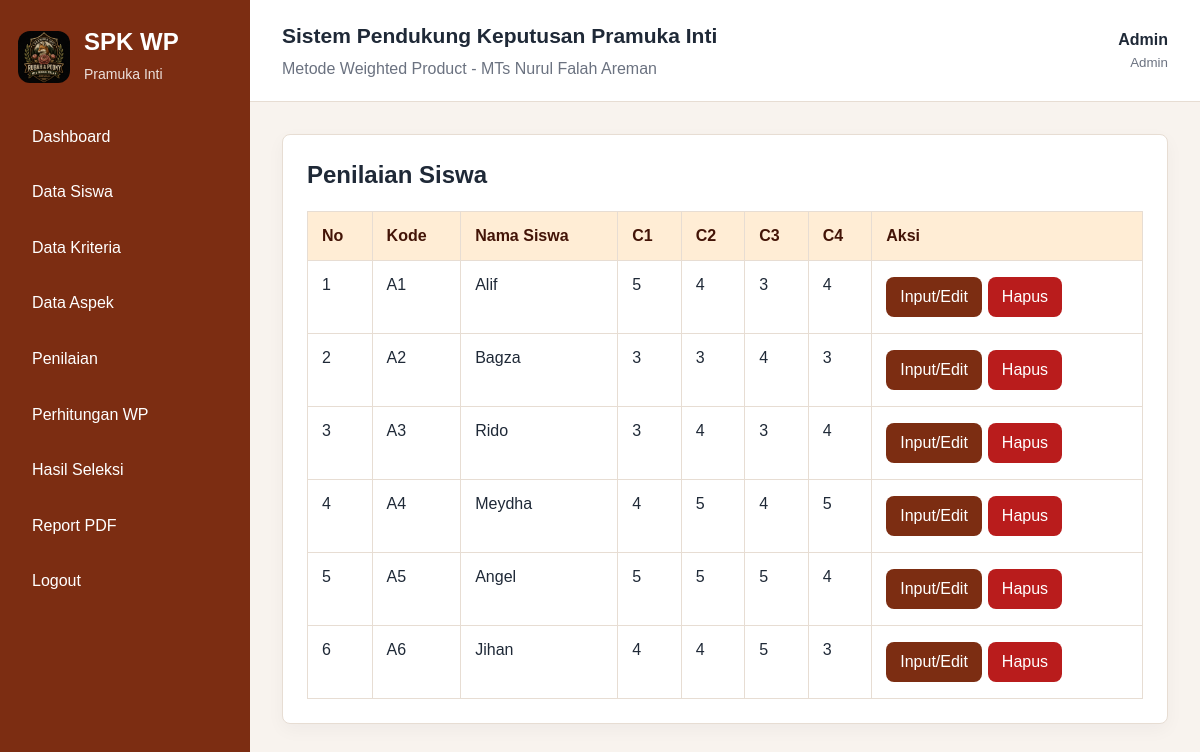
The page /pages/penilaian/index.php (signed in) on the database its author committed.
### tables this page shows
CREATE TABLE kriteria (
    id_kriteria INT AUTO_INCREMENT PRIMARY KEY,
    kode_kriteria VARCHAR(10) NOT NULL UNIQUE,
    nama_kriteria VARCHAR(100) NOT NULL,
    bobot FLOAT NOT NULL,
    tipe ENUM('benefit','cost') NOT NULL DEFAULT 'benefit'
);

CREATE TABLE siswa (
    id_siswa INT AUTO_INCREMENT PRIMARY KEY,
    kode_siswa VARCHAR(20) NOT NULL UNIQUE,
    nama_siswa VARCHAR(100) NOT NULL,
    nis VARCHAR(30) NOT NULL,
    no_handphone VARCHAR(20) NOT NULL,
    jenis_kelamin ENUM('Laki-laki','Perempuan') NOT NULL,
    created_at TIMESTAMP DEFAULT CURRENT_TIMESTAMP
);

### includes/auth.php (called while the page is built, shortened)
<?php
function e($value): string
{
    return htmlspecialchars((string) $value, ENT_QUOTES, 'UTF-8');
}

### pages/penilaian/index.php (the view, shortened to what this page needs)
<?php
require_once __DIR__ . '/../../config/database.php';
require_once __DIR__ . '/../../includes/auth.php';
$kriteria = $pdo->query('SELECT * FROM kriteria ORDER BY kode_kriteria ASC')->fetchAll();
$siswa = $pdo->query('SELECT * FROM siswa ORDER BY kode_siswa ASC')->fetchAll();
$nilaiStmt = $pdo->query('SELECT * FROM penilaian');
$nilai = [];
foreach ($nilaiStmt as $n) { $nilai[$n['id_siswa']][$n['id_kriteria']] = $n['nilai']; }
include __DIR__ . '/../../includes/header.php';
?>
<div class="card">
    <div class="toolbar"><h2>Penilaian Siswa</h2></div>
    <div class="table-responsive">
        <table>
            <thead><tr><th>No</th><th>Kode</th><th>Nama Siswa</th><?php foreach ($kriteria as $k): ?><th><?= e($k['kode_kriteria']) ?></th><?php endforeach; ?><th>Aksi</th></tr></thead>
            <tbody>
            <?php foreach ($siswa as $i => $row): ?><tr>
                <td><?= $i + 1 ?></td><td><?= e($row['kode_siswa']) ?></td><td><?= e($row['nama_siswa']) ?></td>
                <?php foreach ($kriteria as $k): ?><td><?= e($nilai[$row['id_siswa']][$k['id_kriteria']] ?? '-') ?></td><?php endforeach; ?>
                <td><a class="btn btn-primary" href="input.php?id_siswa=<?= e($row['id_siswa']) ?>">Input/Edit</a><a class="btn btn-danger" href="hapus.php?id_siswa=<?= e($row['id_siswa']) ?>" data-confirm="Hapus nilai siswa ini?">Hapus</a></td>
            </tr><?php endforeach; ?>
            </tbody>
        </table>
    </div>
</div>
<?php include __DIR__ . '/../../includes/footer.php'; ?>

### assets/css/style.css (style rules this page uses)
:root { --primary: #7c2d12; --primary-light: #ffedd5; --dark: #1f2937; --muted: #6b7280; --border: #e7ddd3; --bg: #f8f3ee; --white: #ffffff; --danger: #b91c1c; --warning: #854d0e; }
* { box-sizing: border-box; }
body { margin: 0; font-family: Arial, sans-serif; background: var(--bg); color: var(--dark); line-height: 1.55; }
a { color: inherit; text-decoration: none; }
.card { background: var(--white); border: 1px solid var(--border); border-radius: 8px; padding: 24px; margin-bottom: 24px; box-shadow: 0 6px 18px rgba(15, 23, 42, .04); }
.card h2, .card h3 { margin: 0 0 16px; line-height: 1.3; }
.toolbar { display: flex; justify-content: space-between; gap: 16px; flex-wrap: wrap; align-items: center; margin-bottom: 20px; }
.toolbar h2 { margin: 0; line-height: 1.3; }
.table-responsive { overflow-x: auto; }
table { width: 100%; border-collapse: collapse; background: var(--white); }
th, td { border: 1px solid var(--border); padding: 12px 14px; text-align: left; vertical-align: top; }
th { background: var(--primary-light); color: #431407; }
td .btn { margin: 4px 6px 4px 0; }
.btn { display: inline-flex; align-items: center; justify-content: center; gap: 6px; border: 0; border-radius: 8px; padding: 10px 14px; cursor: pointer; background: #e5e7eb; color: var(--dark); margin: 0 8px 8px 0; line-height: 1.25; min-height: 40px; }
.btn-primary { background: var(--primary); color: var(--white); }
.btn-danger { background: var(--danger); color: var(--white); }

### rows shown on the page
kriteria: kode_kriteria "C1"
kriteria: kode_kriteria "C2"
kriteria: kode_kriteria "C3"
kriteria: kode_kriteria "C4"
siswa: kode_siswa "A1", nama_siswa "Alif", id_siswa.id_kriteria "5", id_siswa.id_kriteria "4", id_siswa.id_kriteria "3"
siswa: kode_siswa "A2", nama_siswa "Bagza", id_siswa.id_kriteria "3", id_siswa.id_kriteria "4"
siswa: kode_siswa "A3", nama_siswa "Rido", id_siswa "3", id_siswa.id_kriteria "4"
siswa: kode_siswa "A4", nama_siswa "Meydha", id_siswa "4", id_siswa.id_kriteria "5"
siswa: kode_siswa "A5", nama_siswa "Angel", id_siswa "5", id_siswa.id_kriteria "4"
siswa: kode_siswa "A6", nama_siswa "Jihan", id_siswa.id_kriteria "4", id_siswa.id_kriteria "5", id_siswa.id_kriteria "3"

### other values the page prints
$_SESSION['user']['nama'] "Admin"
str_replace('_', ' ', user_role()) "Admin"
